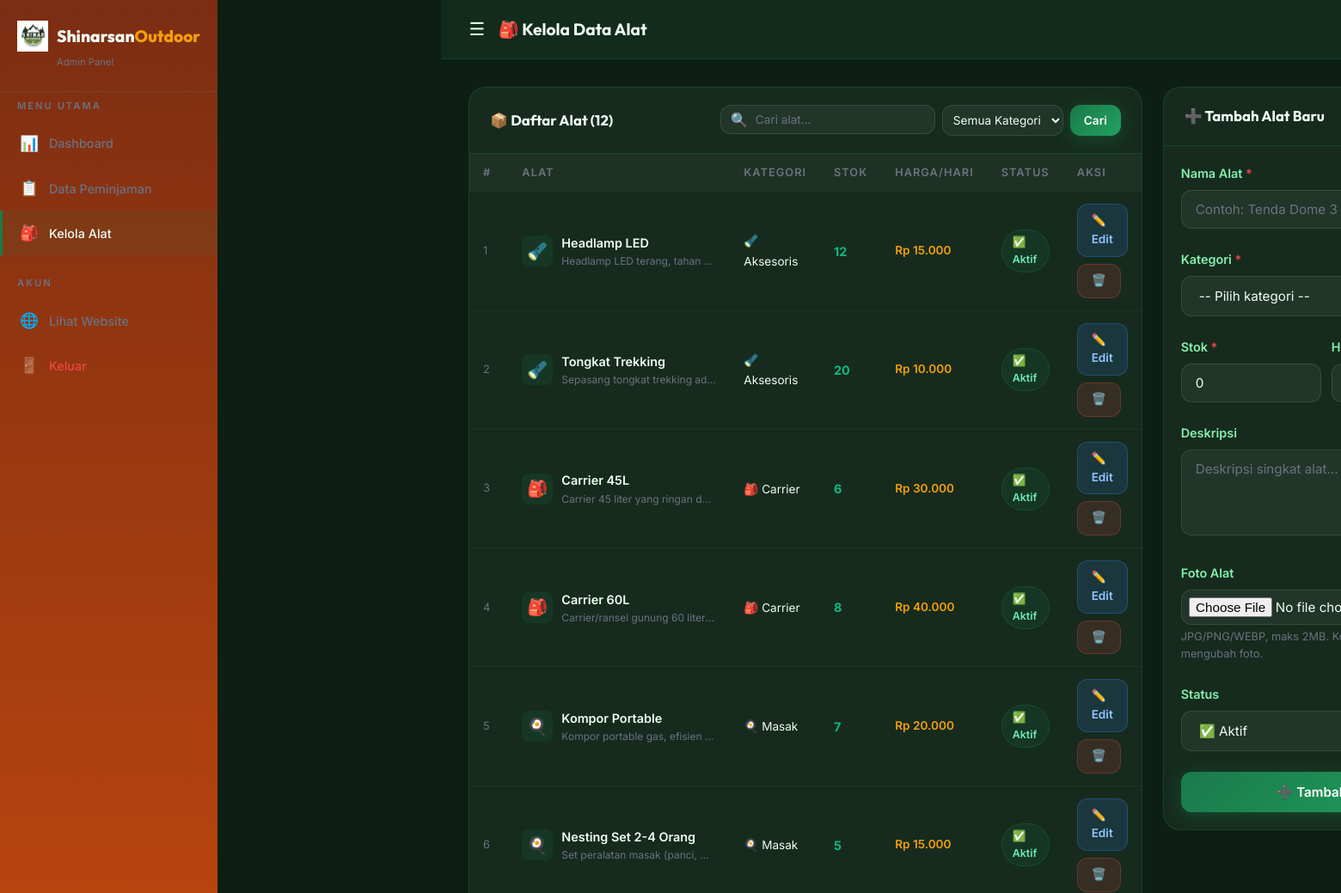
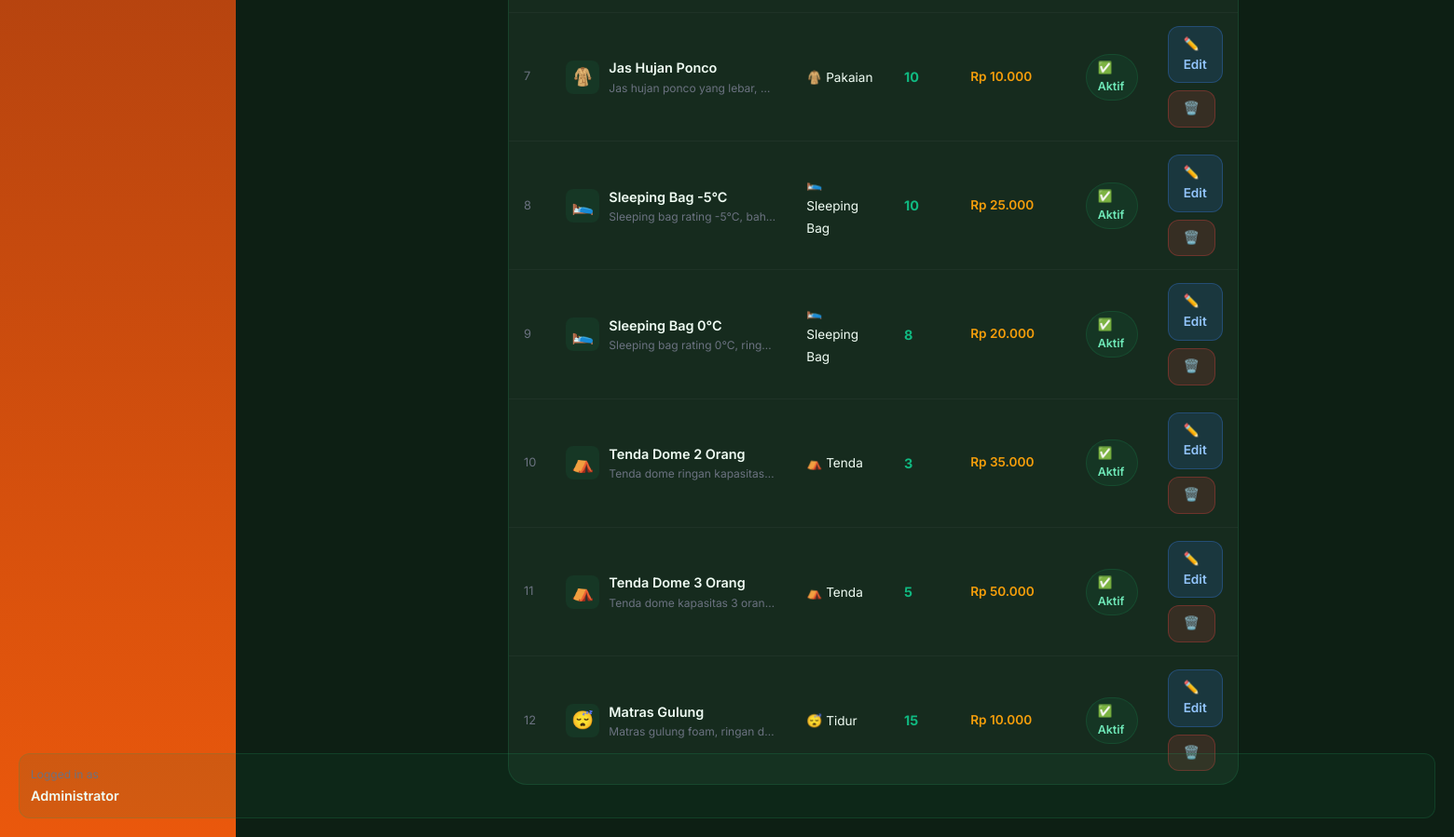
The app's page /admin/alat.php (signed in) with its own data (2 pictures, top to bottom).
### tables this page shows
CREATE TABLE IF NOT EXISTS alat (
    id_alat INT AUTO_INCREMENT PRIMARY KEY,
    nama_alat VARCHAR(100) NOT NULL,
    kategori VARCHAR(50),
    stok INT NOT NULL DEFAULT 0,
    harga_sewa DECIMAL(10,2) NOT NULL DEFAULT 0,
    deskripsi TEXT,
    foto VARCHAR(255) DEFAULT NULL,
    status ENUM('aktif','nonaktif') DEFAULT 'aktif',
    created_at TIMESTAMP DEFAULT CURRENT_TIMESTAMP,
    updated_at TIMESTAMP DEFAULT CURRENT_TIMESTAMP ON UPDATE CURRENT_TIMESTAMP
);

### config/database.php (called while the page is built, shortened)
<?php
function formatRupiah($angka) {
    return 'Rp ' . number_format($angka, 0, ',', '.');
}

### admin/alat.php (the view, shortened to what this page needs)
<?php
require_once '../config/database.php';
$db = getDB();
$edit_data = null;
$search = isset($_GET['q']) ? $db->real_escape_string(trim($_GET['q'])) : '';
$where = "1=1";
$alat_result = $db->query("SELECT * FROM alat WHERE $where ORDER BY status DESC, kategori, nama_alat");
$alat_list = $alat_result ? $alat_result->fetch_all(MYSQLI_ASSOC) : [];
$kategori_icon = [
    'Tenda'=>'⛺','Carrier'=>'🎒','Sleeping Bag'=>'🛌',
    'Masak'=>'🍳','Tidur'=>'😴','Aksesoris'=>'🔦','Pakaian'=>'🧥'
];
?>
<!DOCTYPE html>
<html lang="id">
<head>
    <link rel="stylesheet" href="../assets/css/style.css">
</head>
<body>
<div class="admin-layout">
    <?php include 'includes/sidebar.php'; ?>
    <div class="admin-content">
        <div class="admin-topbar">
            <div style="display:flex;align-items:center;gap:16px;">
                <button class="sidebar-toggle" style="background:none;border:none;cursor:pointer;font-size:1.3rem;color:var(--text-primary);">☰</button>
                <div class="topbar-title">🎒 Kelola Data Alat</div>
            </div>
        </div>
        <div class="admin-main">
            <div style="display:grid;grid-template-columns:1fr 380px;gap:24px;align-items:start;">
                <div>
                    <div class="data-card">
                        <div class="data-card-header">
                            <div class="data-card-title">📦 Daftar Alat (<?= count($alat_list) ?>)</div>
                            <div style="display:flex;gap:10px;flex-wrap:wrap;">
                                <form method="GET" style="display:flex;gap:8px;">
                                    <div class="search-box">
                                        <span class="search-icon">🔍</span>
                                        <input type="text" name="q" id="table-search" class="form-control"
                                               placeholder="Cari alat..." value="<?= htmlspecialchars($search) ?>"
                                               style="padding:8px 12px 8px 36px;font-size:0.85rem;">
                                    </div>
                                    <select name="kategori" class="form-control" style="padding:8px;font-size:0.85rem;width:auto;" onchange="this.form.submit()">
                                        <option value="">Semua Kategori</option>
                                    </select>
                                    <button type="submit" class="btn btn-sm btn-primary">Cari</button>
                                </form>
                            </div>
                        </div>
                        <div class="table-wrapper">
                            <table>
                                <thead>
                                    <tr>
                                        <th>#</th>
                                        <th>Alat</th>
                                        <th>Kategori</th>
                                        <th>Stok</th>
                                        <th>Harga/Hari</th>
                                        <th>Status</th>
                                        <th>Aksi</th>
                                    </tr>
                                </thead>
                                <tbody>
                                    <?php if (empty($alat_list)): ?>
                                    <tr><td colspan="7">
                                        <div class="empty-state">
                                            <div class="empty-icon">📦</div>
                                            <div class="empty-title">Belum ada alat</div>
                                            <p>Tambahkan alat baru menggunakan formulir di samping</p>
                                        </div>
                                    </td></tr>
                                    <?php else: ?>
                                    <?php foreach ($alat_list as $i => $a): ?>
                                    <tr>
                                        <td style="color:var(--text-muted);font-size:0.8rem;"><?= $i+1 ?></td>
                                        <td>
                                            <div style="display:flex;align-items:center;gap:10px;">
                                                <?php if ($a['foto'] && file_exists('../assets/images/'.$a['foto'])): ?>
                                                <img src="../assets/images/<?= htmlspecialchars($a['foto']) ?>"
                                                     style="width:36px;height:36px;object-fit:cover;border-radius:8px;">
                                                <?php else: ?>
                                                <div style="width:36px;height:36px;background:rgba(26,122,74,0.15);border-radius:8px;display:flex;align-items:center;justify-content:center;font-size:1.2rem;">
                                                    <?= $kategori_icon[$a['kategori']] ?? '🏔️' ?>
                                                </div>
                                                <?php endif; ?>
                                                <div>
                                                    <div style="font-weight:600;font-size:0.9rem;"><?= htmlspecialchars($a['nama_alat']) ?></div>
                                                    <div style="font-size:0.75rem;color:var(--text-muted);max-width:180px;white-space:nowrap;overflow:hidden;text-overflow:ellipsis;">
                                                        <?= htmlspecialchars($a['deskripsi'] ?? '-') ?>
                                                    </div>
                                                </div>
                                            </div>
                                        </td>
                                        <td><span style="font-size:0.85rem;"><?= ($kategori_icon[$a['kategori']] ?? '🏔️') . ' ' . htmlspecialchars($a['kategori']) ?></span></td>
                                        <td>
                                            <span style="font-weight:700;color:<?= $a['stok']==0?'var(--danger)':($a['stok']<=2?'var(--warning)':'var(--success)') ?>">
                                                <?= $a['stok'] ?>
                                            </span>
                                        </td>
                                        <td style="font-size:0.85rem;color:var(--secondary);font-weight:600;"><?= formatRupiah($a['harga_sewa']) ?></td>
                                        <td>
                                            <?php if ($a['status']=='aktif'): ?>
                                            <span class="badge badge-dipinjam">✅ Aktif</span>
                                            <?php else: ?>
                                            <span class="badge badge-ditolak">❌ Nonaktif</span>
                                            <?php endif; ?>
                                        </td>
                                        <td>
                                            <div class="action-btns">
                                                <a href="alat.php?edit=<?= $a['id_alat'] ?>" class="btn btn-sm"
                                                   style="background:rgba(59,130,246,0.15);color:#93c5fd;border:1px solid rgba(59,130,246,0.3);">
                                                    ✏️ Edit
                                                </a>
                                                <a href="alat.php?hapus=<?= $a['id_alat'] ?>"
                                                   class="btn btn-sm btn-confirm-delete"
                                                   style="background:rgba(239,68,68,0.15);color:#fca5a5;border:1px solid rgba(239,68,68,0.3);">
                                                    🗑️
                                                </a>
                                            </div>
                                        </td>
                                    </tr>
                                    <?php endforeach; ?>
                                    <?php endif; ?>
                                </tbody>
                            </table>
                        </div>
                    </div>
                </div>
                <div class="data-card" style="position:sticky;top:80px;">
                    <div class="data-card-header">
                        <div class="data-card-title">
                            <?= $edit_data ? '✏️ Edit Alat' : '➕ Tambah Alat Baru' ?>
                        </div>
                    </div>
                    <div style="padding: 20px;">
                        <form method="POST" action="alat.php" enctype="multipart/form-data">
                            <div class="form-group">
                                <label class="form-label">Nama Alat <span>*</span></label>
                                <input type="text" name="nama_alat" class="form-control" required
                                    placeholder="Contoh: Tenda Dome 3 Orang"
                                    value="<?= htmlspecialchars($edit_data['nama_alat'] ?? '') ?>">
                            </div>
                            <div class="form-group">
                                <label class="form-label">Kategori <span>*</span></label>
                                <select name="kategori" class="form-control" required>
                                    <option value="">-- Pilih kategori --</option>
                                </select>
                            </div>
                            <div style="display:grid;grid-template-columns:1fr 1fr;gap:12px;">
                                <div class="form-group">
                                    <label class="form-label">Stok <span>*</span></label>
                                    <input type="number" name="stok" class="form-control" min="0" required
                                        value="<?= $edit_data['stok'] ?? 0 ?>">
                                </div>
                                <div class="form-group">
                                    <label class="form-label">Harga/Hari (Rp) <span>*</span></label>
                                    <input type="number" name="harga_sewa" class="form-control" min="0" required
                                        value="<?= $edit_data['harga_sewa'] ?? '' ?>" placeholder="50000">
                                </div>
                            </div>
                            <div class="form-group">
                                <label class="form-label">Deskripsi</label>
                                <textarea name="deskripsi" class="form-control" rows="3"
                                    placeholder="Deskripsi singkat alat..."><?= htmlspecialchars($edit_data['deskripsi'] ?? '') ?></textarea>
                            </div>
                            <div class="form-group">
                                <label class="form-label">Foto Alat</label>
                                <input type="file" name="foto" class="form-control" accept="image/*"
                                    style="padding:8px;">
                                <div class="form-hint">JPG/PNG/WEBP, maks 2MB. Kosongkan jika tidak ingin mengubah foto.</div>
                            </div>
                            <div class="form-group">
                                <label class="form-label">Status</label>
                                <select name="status" class="form-control">
                                    <option value="aktif" <?= ($edit_data['status']??'aktif')=='aktif'?'selected':'' ?>>✅ Aktif</option>
                                </select>
                            </div>
                            <button type="submit" class="btn btn-primary btn-block">
                                <?= $edit_data ? '💾 Simpan Perubahan' : '➕ Tambah Alat' ?>
                            </button>
                        </form>
                    </div>
                </div>
            </div>
        </div>
    </div>
</div>
</body>
</html>

### admin/includes/sidebar.php
<?php
$current_page = basename($_SERVER['PHP_SELF']);
?>
<aside class="sidebar" id="sidebar">
    <div class="sidebar-header">
        <a href="dashboard.php" class="nav-logo" style="font-family:var(--font-heading);font-size:1.2rem;font-weight:800;display:flex;align-items:center;gap:10px;">
            <div class="logo-icon" style="width:36px;height:36px;font-size:1.1rem;"><img src="../assets/images/logo.jpeg" alt="Shinarsan Outdoor"></div>
            <div>Shinarsan<span style="color:var(--secondary)">Outdoor</span></div>
        </a>
        <div style="font-size:0.7rem;color:var(--text-muted);margin-top:4px;margin-left:46px;">Admin Panel</div>
    </div>
    <nav class="sidebar-nav">
        <div class="sidebar-label">Menu Utama</div>
        <a href="dashboard.php" class="<?= $current_page=='dashboard.php' ? 'active' : '' ?>">
            <span class="nav-icon">📊</span> Dashboard
        </a>
        <a href="peminjaman.php" class="<?= $current_page=='peminjaman.php' ? 'active' : '' ?>">
            <span class="nav-icon">📋</span> Data Peminjaman
        </a>
        <a href="alat.php" class="<?= $current_page=='alat.php' ? 'active' : '' ?>">
            <span class="nav-icon">🎒</span> Kelola Alat
        </a>
        <div class="sidebar-label" style="margin-top:16px;">Akun</div>
        <a href="../index.php" target="_blank">
            <span class="nav-icon">🌐</span> Lihat Website
        </a>
        <a href="logout.php" class="logout-link">
            <span class="nav-icon">🚪</span> Keluar
        </a>
    </nav>
    <div style="position:absolute;bottom:20px;left:0;right:0;padding:0 20px;">
        <div style="background:rgba(26,122,74,0.1);border:1px solid var(--card-border);border-radius:var(--radius);padding:12px;">
            <div style="font-size:0.75rem;color:var(--text-muted);">Logged in as</div>
            <div style="font-size:0.9rem;font-weight:600;margin-top:2px;"><?= htmlspecialchars($_SESSION['admin_name'] ?? 'Admin') ?></div>
        </div>
    </div>
</aside>

### records on screen
alat: kategori "🔦", nama_alat "Headlamp LED", deskripsi "Headlamp LED terang, tahan…", kategori "Aksesoris", stok "12", harga_sewa "Rp 15.000", status "✅ Aktif"
alat: kategori "🔦", nama_alat "Tongkat Trekking", deskripsi "Sepasang tongkat trekking ad…", kategori "Aksesoris", stok "20", harga_sewa "Rp 10.000", status "✅ Aktif"
alat: kategori "🎒", nama_alat "Carrier 45L", deskripsi "Carrier 45 liter yang ringan d…", kategori "Carrier", stok "6", harga_sewa "Rp 30.000", status "✅ Aktif"
alat: kategori "🎒", nama_alat "Carrier 60L", deskripsi "Carrier/ransel gunung 60 liter…", kategori "Carrier", stok "8", harga_sewa "Rp 40.000", status "✅ Aktif"
alat: kategori "🍳", nama_alat "Kompor Portable", deskripsi "Kompor portable gas, efisien…", kategori "Masak", stok "7", harga_sewa "Rp 20.000", status "✅ Aktif"
alat: kategori "🍳", nama_alat "Nesting Set 2-4 Orang", deskripsi "Set peralatan masak (panci,…", kategori "Masak", stok "5", harga_sewa "Rp 15.000", status "✅ Aktif"
alat: kategori "🧥", nama_alat "Jas Hujan Ponco", deskripsi "Jas hujan ponco yang lebar,…", kategori "Pakaian", stok "10", harga_sewa "Rp 10.000", status "✅ Aktif"
alat: kategori "🛌", nama_alat "Sleeping Bag -5°C", deskripsi "Sleeping bag rating -5°C, bah…", kategori "Sleeping Bag", stok "10", harga_sewa "Rp 25.000", status "✅ Aktif"
alat: kategori "🛌", nama_alat "Sleeping Bag 0°C", deskripsi "Sleeping bag rating 0°C, ring…", kategori "Sleeping Bag", stok "8", harga_sewa "Rp 20.000", status "✅ Aktif"
alat: kategori "⛺", nama_alat "Tenda Dome 2 Orang", deskripsi "Tenda dome ringan kapasitas…", kategori "Tenda", stok "3", harga_sewa "Rp 35.000", status "✅ Aktif"
alat: kategori "⛺", nama_alat "Tenda Dome 3 Orang", deskripsi "Tenda dome kapasitas 3 oran…", kategori "Tenda", stok "5", harga_sewa "Rp 50.000", status "✅ Aktif"
alat: kategori "😴", nama_alat "Matras Gulung", deskripsi "Matras gulung foam, ringan d…", kategori "Tidur", stok "15", harga_sewa "Rp 10.000", status "✅ Aktif"

### other values on screen
$_SESSION['admin_name'] "Administrator"
count($alat_list) "12"
